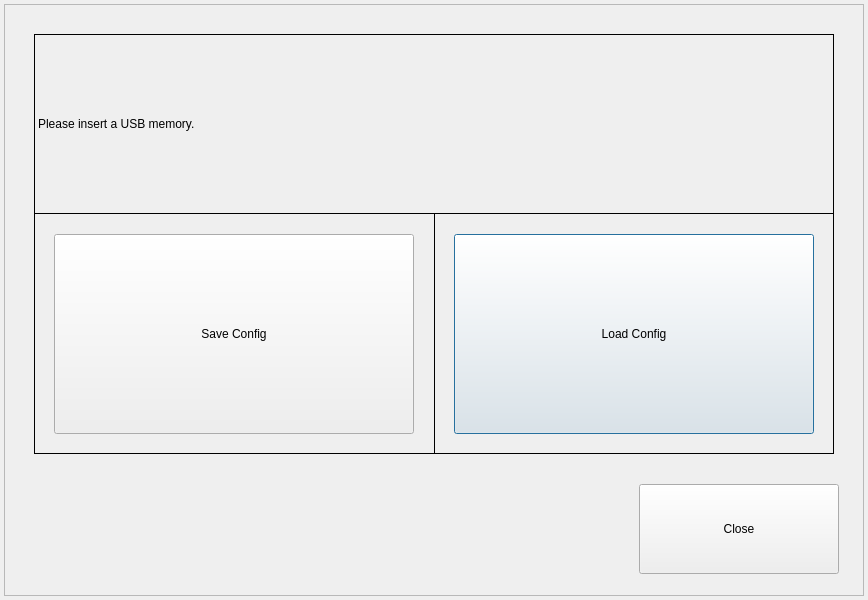
<?xml version="1.0" encoding="UTF-8"?>
<ui version="4.0">
 <class>ConfigDialog</class>
 <widget class="QDialog" name="ConfigDialog">
  <property name="geometry">
   <rect>
    <x>0</x>
    <y>0</y>
    <width>868</width>
    <height>600</height>
   </rect>
  </property>
  <property name="windowTitle">
   <string>CONFIG PROPERTY</string>
  </property>
  <widget class="QFrame" name="frame">
   <property name="geometry">
    <rect>
     <x>4</x>
     <y>4</y>
     <width>860</width>
     <height>592</height>
    </rect>
   </property>
   <property name="frameShape">
    <enum>QFrame::StyledPanel</enum>
   </property>
   <property name="frameShadow">
    <enum>QFrame::Raised</enum>
   </property>
   <widget class="QPushButton" name="buttonLoadConfig">
    <property name="enabled">
     <bool>true</bool>
    </property>
    <property name="geometry">
     <rect>
      <x>450</x>
      <y>230</y>
      <width>360</width>
      <height>200</height>
     </rect>
    </property>
    <property name="minimumSize">
     <size>
      <width>0</width>
      <height>200</height>
     </size>
    </property>
    <property name="text">
     <string>Load Config</string>
    </property>
   </widget>
   <widget class="QPushButton" name="buttonSaveConfig">
    <property name="enabled">
     <bool>true</bool>
    </property>
    <property name="geometry">
     <rect>
      <x>50</x>
      <y>230</y>
      <width>360</width>
      <height>200</height>
     </rect>
    </property>
    <property name="minimumSize">
     <size>
      <width>0</width>
      <height>200</height>
     </size>
    </property>
    <property name="text">
     <string>Save Config</string>
    </property>
   </widget>
   <widget class="QPushButton" name="buttonClose">
    <property name="geometry">
     <rect>
      <x>635</x>
      <y>480</y>
      <width>200</width>
      <height>90</height>
     </rect>
    </property>
    <property name="text">
     <string>Close</string>
    </property>
   </widget>
   <widget class="QLabel" name="labelConfig">
    <property name="geometry">
     <rect>
      <x>30</x>
      <y>30</y>
      <width>800</width>
      <height>180</height>
     </rect>
    </property>
    <property name="frameShape">
     <enum>QFrame::Box</enum>
    </property>
    <property name="text">
     <string>Please insert a USB memory.</string>
    </property>
   </widget>
   <widget class="QLabel" name="label">
    <property name="geometry">
     <rect>
      <x>30</x>
      <y>209</y>
      <width>401</width>
      <height>241</height>
     </rect>
    </property>
    <property name="frameShape">
     <enum>QFrame::Box</enum>
    </property>
    <property name="text">
     <string/>
    </property>
   </widget>
   <widget class="QLabel" name="label_2">
    <property name="geometry">
     <rect>
      <x>430</x>
      <y>209</y>
      <width>400</width>
      <height>241</height>
     </rect>
    </property>
    <property name="frameShape">
     <enum>QFrame::Box</enum>
    </property>
    <property name="text">
     <string/>
    </property>
   </widget>
   <zorder>label</zorder>
   <zorder>label_2</zorder>
   <zorder>buttonLoadConfig</zorder>
   <zorder>buttonSaveConfig</zorder>
   <zorder>buttonClose</zorder>
   <zorder>labelConfig</zorder>
  </widget>
 </widget>
 <layoutdefault spacing="6" margin="11"/>
 <resources/>
 <connections/>
</ui>
